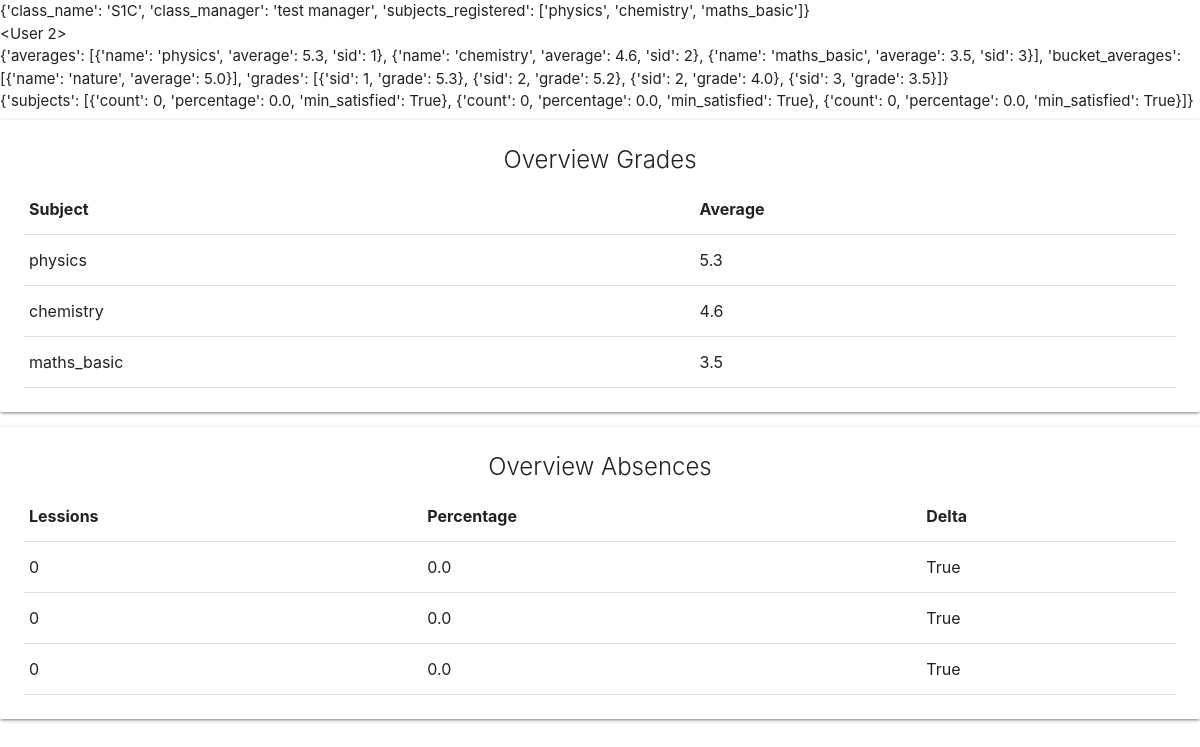
The page /profile (signed in) on the database its author committed.
### models.py (models this page shows)
class Subject(db.Model):
    id = db.Column(db.Integer, primary_key=True)
    class_id = db.Column(db.Integer)
    name = db.Column(db.String(50))
    bucket_bool = db.Column(db.Boolean, default=False)
    bucket_id = db.Column(db.Integer)
    weight = db.Column(db.Integer, default=100)
    weekly = db.Column(db.Integer)
    finals = db.Column(db.Integer, default=50)

### main.py (the view)
@main_blueprint.route('/profile')
@login_required
def profile():
    return render_template("profile.html", info=gather_info(current_user.id), grades=gather_grades(current_user.id), user=current_user, absences=gather_absences(current_user.id))

### __init__.py (called while the page is built)
def create_app():
    app = Flask(__name__, template_folder="templates/")
    app.config['SECRET_KEY'] = 'secret-key-goes-here'
    app.config['SQLALCHEMY_DATABASE_URI'] = 'sqlite:///db.sqlite'
    db.init_app(app)
    login_manager = LoginManager()
    login_manager.login_view = 'auth.login'
    login_manager.init_app(app)
    from .models import User
    @login_manager.user_loader
    def load_user(user_id):
        return User.query.get(int(user_id))
    from .auth import auth_blueprint
    app.register_blueprint(auth_blueprint)
    from .main import main_blueprint
    app.register_blueprint(main_blueprint)
    from .admin import admin_blueprint
    app.register_blueprint(admin_blueprint)
    from .manager import manager_blueprint
    app.register_blueprint(manager_blueprint)
    return app

### userlogic.py (called while the page is built)
def gather_info(user_id):
    user = User.query.filter_by(id=user_id).first()
    info_obj = {
        "class_name": "",
        "class_manager": "",
        "subjects_registered": []
    }
    if user.class_id:
        class_obj = Class.query.filter_by(id=user.class_id).first()
        info_obj["class_name"] = class_obj.class_name
        info_obj["class_manager"] = User.query.filter_by(class_id=user.class_id, manager=True).first().name
        subjects = Subject.query.filter_by(class_id=user.class_id)
        for subject in subjects:
            info_obj["subjects_registered"].append(subject.name)
    else:
        info_obj["class_name"] = "Not set."
    return info_obj

def gather_absences(user_id):
    ret_obj = {
        "subjects": []
    }
    class_id = User.query.filter_by(id=user_id).first().class_id
    weeks = Class.query.filter_by(id=class_id).first().weeks
    min = Class.query.filter_by(id=class_id).first().min_presence
    subjects = Subject.query.filter_by(class_id=class_id).all()
    for subject in subjects:
        absences = Absence.query.filter_by(subject_id=subject.id, user_id=user_id).all()
        count = 0
        if len(absences) > 0:
            for absence in absences:
                count += absence.count
        ret_obj["subjects"].append({
            "count": count,
            "percentage": count / (weeks * subject.weekly) * 100,
            "min_satisfied": False if (count / (weeks * subject.weekly) * 100) > (100 - min) else True
        })
    return ret_obj

### templates/profile.html (shortened to what this page needs)
<html>
    <head>
          <link rel="stylesheet" href="https://cdnjs.cloudflare.com/ajax/libs/materialize/1.0.0/css/materialize.min.css">
    </head>
    <body>
        {{info}} <br>
        {{user}} <br>
        {{grades}} <br>
        {{absences}} <br>
        <div class="card">
          <div class="card-content">
            <span class="card-title center-align">Overview Grades</span>
            <table>
              <thead>
                <tr>
                    <th>Subject</th>
                    <th>Average</th>
                </tr>
              </thead>
              <tbody>
                {% for item in grades.averages %}
                <tr>
                  <td>{{item.name}}</td>
                  <td>{{item.average}}</td>
                </tr>
                {% endfor %}
              </tbody>
            </table>
          </div>
        </div>
        <div class="card">
          <div class="card-content">
            <span class="card-title center-align">Overview Absences</span>
              <table>
                <thead>
                  <tr>
                      <th>Lessions</th>
                      <th>Percentage</th>
                      <th>Delta</th>
                  </tr>
                </thead>
                <tbody>
                  {% for sub in absences.subjects %}
                  <tr>
                    <td>{{sub.count}}</td>
                    <td>{{sub.percentage}}</td>
                    <td>{{sub.min_satisfied}}</td>
                  </tr>
                  {% endfor %}
                </tbody>
              </table>
          </div>
        </div>
    </body>
</html>

### rows shown on the page
Subject: name "physics", average "5.3"
Subject: name "chemistry", average "4.6"
Subject: name "maths_basic", average "3.5"

### other values the page prints
{{ info }} "{'class_name': 'S1C', 'class_manager': 'test manager', 'subjects_registered': ['physics', 'chemistry', 'maths_basic']}"
{{ user }} "<User 2>"
{{ absences }} "{'subjects': [{'count': 0, 'percentage': 0.0, 'min_satisfied': True}, {'count': 0, 'percentage': 0.0, 'min_satisfied': True}, {'count': 0, 'percentage': 0.0, 'min_satisfied': True}]}"
{{ sub.count }} "0" "0" "0"
{{ sub.percentage }} "0.0" "0.0" "0.0"
{{ sub.min_satisfied }} "True" "True" "True"
